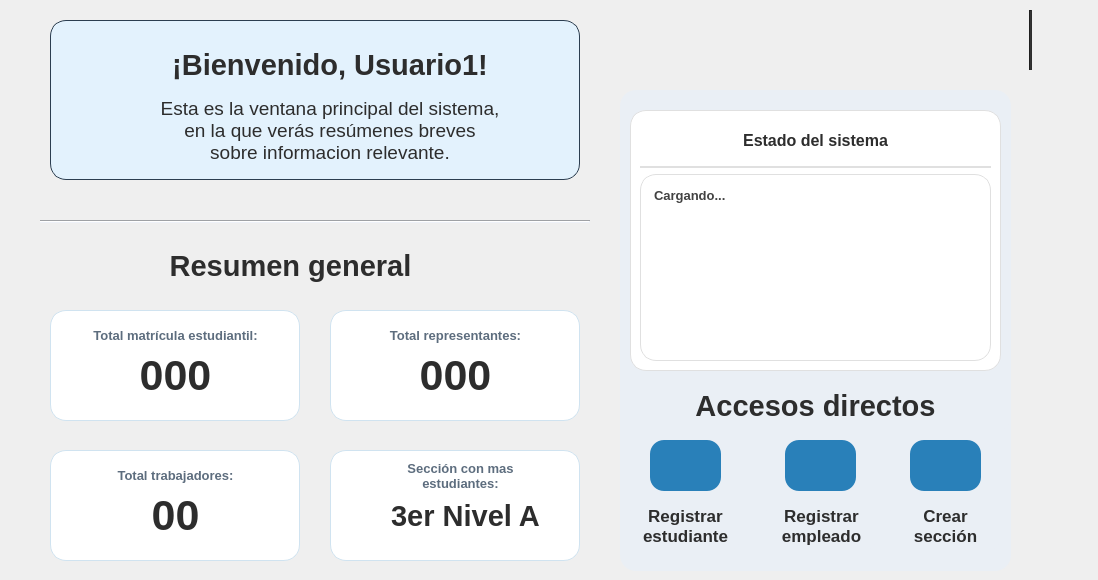
     <widget class="QWidget" name="home">
      <widget class="QFrame" name="frameSaludo">
       <property name="geometry">
        <rect>
         <x>50</x>
         <y>20</y>
         <width>530</width>
         <height>160</height>
        </rect>
       </property>
       <property name="maximumSize">
        <size>
         <width>530</width>
         <height>160</height>
        </size>
       </property>
       <property name="styleSheet">
        <string notr="true">QFrame{
		border-radius: 16px;
		background-color: #E3F2FD;
border: 1.2px solid #2C3E50;
}
QLabel{
	background-color: transparent;
	color: #2d2d2d;
border: transparent;
}</string>
       </property>
       <property name="frameShape">
        <enum>QFrame::Shape::StyledPanel</enum>
       </property>
       <property name="frameShadow">
        <enum>QFrame::Shadow::Raised</enum>
       </property>
       <widget class="QLabel" name="lblSaludo_Icon">
        <property name="geometry">
         <rect>
          <x>30</x>
          <y>40</y>
          <width>60</width>
          <height>60</height>
         </rect>
        </property>
        <property name="maximumSize">
         <size>
          <width>60</width>
          <height>60</height>
         </size>
        </property>
        <property name="text">
         <string/>
        </property>
        <property name="pixmap">
         <pixmap resource="../icons/resources_ui.qrc">:/icons/welcome_b.png</pixmap>
        </property>
        <property name="scaledContents">
         <bool>true</bool>
        </property>
       </widget>
       <widget class="QLabel" name="lblBienvenida">
        <property name="geometry">
         <rect>
          <x>120</x>
          <y>20</y>
          <width>320</width>
          <height>50</height>
         </rect>
        </property>
        <property name="maximumSize">
         <size>
          <width>320</width>
          <height>50</height>
         </size>
        </property>
        <property name="font">
         <font>
          <family>Segoe UI</family>
          <pointsize>22</pointsize>
          <bold>true</bold>
         </font>
        </property>
        <property name="styleSheet">
         <string notr="true"/>
        </property>
        <property name="text">
         <string>¡Bienvenido, Usuario1!</string>
        </property>
        <property name="alignment">
         <set>Qt::AlignmentFlag::AlignCenter</set>
        </property>
       </widget>
       <widget class="QLabel" name="lblSaludo_Descript">
        <property name="geometry">
         <rect>
          <x>110</x>
          <y>70</y>
          <width>340</width>
          <height>80</height>
         </rect>
        </property>
        <property name="maximumSize">
         <size>
          <width>340</width>
          <height>80</height>
         </size>
        </property>
        <property name="font">
         <font>
          <family>Segoe UI</family>
          <pointsize>14</pointsize>
          <bold>false</bold>
         </font>
        </property>
        <property name="styleSheet">
         <string notr="true"/>
        </property>
        <property name="text">
         <string>Esta es la ventana principal del sistema, en la que verás resúmenes breves sobre informacion relevante.</string>
        </property>
        <property name="scaledContents">
         <bool>false</bool>
        </property>
        <property name="alignment">
         <set>Qt::AlignmentFlag::AlignCenter</set>
        </property>
        <property name="wordWrap">
         <bool>true</bool>
        </property>
       </widget>
      </widget>
      <widget class="QFrame" name="frameAccesosDirectos">
       <property name="geometry">
        <rect>
         <x>620</x>
         <y>90</y>
         <width>391</width>
         <height>481</height>
        </rect>
       </property>
       <property name="minimumSize">
        <size>
         <width>0</width>
         <height>100</height>
        </size>
       </property>
       <property name="maximumSize">
        <size>
         <width>16777215</width>
         <height>540</height>
        </size>
       </property>
       <property name="styleSheet">
        <string notr="true">QFrame{
	background-color: rgb(234, 239, 245);
	
	border-radius: 16px;
}
QLabel{
	color: #333333;
}</string>
       </property>
       <property name="frameShape">
        <enum>QFrame::Shape::StyledPanel</enum>
       </property>
       <property name="frameShadow">
        <enum>QFrame::Shadow::Raised</enum>
       </property>
       <widget class="QPushButton" name="btnAccesoDirecto_reg_estu">
        <property name="geometry">
         <rect>
          <x>30</x>
          <y>350</y>
          <width>71</width>
          <height>51</height>
         </rect>
        </property>
        <property name="sizePolicy">
         <sizepolicy hsizetype="Minimum" vsizetype="Fixed">
          <horstretch>0</horstretch>
          <verstretch>0</verstretch>
         </sizepolicy>
        </property>
        <property name="minimumSize">
         <size>
          <width>40</width>
          <height>40</height>
         </size>
        </property>
        <property name="maximumSize">
         <size>
          <width>200</width>
          <height>60</height>
         </size>
        </property>
        <property name="font">
         <font>
          <family>Segoe UI</family>
          <pointsize>13</pointsize>
          <bold>true</bold>
         </font>
        </property>
        <property name="cursor">
         <cursorShape>PointingHandCursor</cursorShape>
        </property>
        <property name="layoutDirection">
         <enum>Qt::LayoutDirection::LeftToRight</enum>
        </property>
        <property name="autoFillBackground">
         <bool>false</bool>
        </property>
        <property name="styleSheet">
         <string notr="true">QPushButton {
   background-color: #2980b9;
    color: #F3F6FF;
    border: none;
    padding: 8px 6px;
    border-radius: 14px;
}
QPushButton:hover {
	background-color: #0D47A1;
}</string>
        </property>
        <property name="text">
         <string/>
        </property>
        <property name="icon">
         <iconset resource="../icons/resources_ui.qrc">
          <normaloff>:/icons/estudiante_w.png</normaloff>:/icons/estudiante_w.png</iconset>
        </property>
        <property name="iconSize">
         <size>
          <width>24</width>
          <height>24</height>
         </size>
        </property>
       </widget>
       <widget class="QLabel" name="lblResumenGeneral_6">
        <property name="geometry">
         <rect>
          <x>10</x>
          <y>410</y>
          <width>111</width>
          <height>51</height>
         </rect>
        </property>
        <property name="font">
         <font>
          <family>Segoe UI</family>
          <pointsize>13</pointsize>
          <bold>true</bold>
         </font>
        </property>
        <property name="styleSheet">
         <string notr="true">color: #2d2d2d</string>
        </property>
        <property name="text">
         <string>Registrar estudiante</string>
        </property>
        <property name="alignment">
         <set>Qt::AlignmentFlag::AlignCenter</set>
        </property>
        <property name="wordWrap">
         <bool>true</bool>
        </property>
       </widget>
       <widget class="QLabel" name="lblResumenGeneral_7">
        <property name="geometry">
         <rect>
          <x>0</x>
          <y>290</y>
          <width>391</width>
          <height>51</height>
         </rect>
        </property>
        <property name="font">
         <font>
          <family>Segoe UI</family>
          <pointsize>22</pointsize>
          <bold>true</bold>
         </font>
        </property>
        <property name="styleSheet">
         <string notr="true">color: #2d2d2d</string>
        </property>
        <property name="text">
         <string>Accesos directos</string>
        </property>
        <property name="alignment">
         <set>Qt::AlignmentFlag::AlignCenter</set>
        </property>
       </widget>
       <widget class="QLabel" name="lblResumenGeneral_8">
        <property name="geometry">
         <rect>
          <x>146</x>
          <y>410</y>
          <width>111</width>
          <height>51</height>
         </rect>
        </property>
        <property name="font">
         <font>
          <family>Segoe UI</family>
          <pointsize>13</pointsize>
          <bold>true</bold>
         </font>
        </property>
        <property name="styleSheet">
         <string notr="true">color: #2d2d2d</string>
        </property>
        <property name="text">
         <string>Registrar empleado</string>
        </property>
        <property name="alignment">
         <set>Qt::AlignmentFlag::AlignCenter</set>
        </property>
        <property name="wordWrap">
         <bool>true</bool>
        </property>
       </widget>
       <widget class="QPushButton" name="btnAccesoDirecto_reg_emple">
        <property name="geometry">
         <rect>
          <x>165</x>
          <y>350</y>
          <width>71</width>
          <height>51</height>
         </rect>
        </property>
        <property name="sizePolicy">
         <sizepolicy hsizetype="Minimum" vsizetype="Fixed">
          <horstretch>0</horstretch>
          <verstretch>0</verstretch>
         </sizepolicy>
        </property>
        <property name="minimumSize">
         <size>
          <width>40</width>
          <height>40</height>
         </size>
        </property>
        <property name="maximumSize">
         <size>
          <width>200</width>
          <height>60</height>
         </size>
        </property>
        <property name="font">
         <font>
          <family>Segoe UI</family>
          <pointsize>13</pointsize>
          <bold>true</bold>
         </font>
        </property>
        <property name="cursor">
         <cursorShape>PointingHandCursor</cursorShape>
        </property>
        <property name="layoutDirection">
         <enum>Qt::LayoutDirection::LeftToRight</enum>
        </property>
        <property name="autoFillBackground">
         <bool>false</bool>
        </property>
        <property name="styleSheet">
         <string notr="true">QPushButton {
   background-color: #2980b9;
    color: #F3F6FF;
    border: none;
    padding: 8px 6px;
    border-radius: 14px;
}
QPushButton:hover {
	background-color: #0D47A1;
}</string>
        </property>
        <property name="text">
         <string/>
        </property>
        <property name="icon">
         <iconset resource="../icons/resources_ui.qrc">
          <normaloff>:/icons/empleado_w.png</normaloff>:/icons/empleado_w.png</iconset>
        </property>
        <property name="iconSize">
         <size>
          <width>24</width>
          <height>24</height>
         </size>
        </property>
       </widget>
       <widget class="QLabel" name="lblResumenGeneral_9">
        <property name="geometry">
         <rect>
          <x>270</x>
          <y>410</y>
          <width>111</width>
          <height>51</height>
         </rect>
        </property>
        <property name="font">
         <font>
          <family>Segoe UI</family>
          <pointsize>13</pointsize>
          <bold>true</bold>
         </font>
        </property>
        <property name="styleSheet">
         <string notr="true">color: #2d2d2d</string>
        </property>
        <property name="text">
         <string>Crear sección</string>
        </property>
        <property name="alignment">
         <set>Qt::AlignmentFlag::AlignCenter</set>
        </property>
        <property name="wordWrap">
         <bool>true</bool>
        </property>
       </widget>
       <widget class="QPushButton" name="btnAccesoDirecto_secciones">
        <property name="geometry">
         <rect>
          <x>290</x>
          <y>350</y>
          <width>71</width>
          <height>51</height>
         </rect>
        </property>
        <property name="sizePolicy">
         <sizepolicy hsizetype="Minimum" vsizetype="Fixed">
          <horstretch>0</horstretch>
          <verstretch>0</verstretch>
         </sizepolicy>
        </property>
        <property name="minimumSize">
         <size>
          <width>40</width>
          <height>40</height>
         </size>
        </property>
        <property name="maximumSize">
         <size>
          <width>200</width>
          <height>60</height>
         </size>
        </property>
        <property name="font">
         <font>
          <family>Segoe UI</family>
          <pointsize>13</pointsize>
          <bold>true</bold>
         </font>
        </property>
        <property name="cursor">
         <cursorShape>PointingHandCursor</cursorShape>
        </property>
        <property name="layoutDirection">
         <enum>Qt::LayoutDirection::LeftToRight</enum>
        </property>
        <property name="autoFillBackground">
         <bool>false</bool>
        </property>
        <property name="styleSheet">
         <string notr="true">QPushButton {
   background-color: #2980b9;
    color: #F3F6FF;
    border: none;
    padding: 8px 6px;
    border-radius: 14px;
}
QPushButton:hover {
	background-color: #0D47A1;
}</string>
        </property>
        <property name="text">
         <string/>
        </property>
        <property name="icon">
         <iconset resource="../icons/resources_ui.qrc">
          <normaloff>:/icons/seccion2_w.png</normaloff>:/icons/seccion2_w.png</iconset>
        </property>
        <property name="iconSize">
         <size>
          <width>24</width>
          <height>24</height>
         </size>
        </property>
       </widget>
       <widget class="QFrame" name="frNotificaciones_home">
        <property name="geometry">
         <rect>
          <x>10</x>
          <y>20</y>
          <width>371</width>
          <height>261</height>
         </rect>
        </property>
        <property name="styleSheet">
         <string notr="true">QFrame {
    background-color: #ffffff;
    border-radius: 16px;
    border: 1px solid #e0e0e0;
}</string>
        </property>
        <property name="frameShape">
         <enum>QFrame::Shape::StyledPanel</enum>
        </property>
        <property name="frameShadow">
         <enum>QFrame::Shadow::Raised</enum>
        </property>
        <layout class="QVBoxLayout" name="verticalLayout_3">
         <item>
          <widget class="QLabel" name="lblTituloNotif_home">
           <property name="maximumSize">
            <size>
             <width>351</width>
             <height>40</height>
            </size>
           </property>
           <property name="font">
            <font>
             <family>Segoe UI</family>
             <pointsize>12</pointsize>
             <bold>true</bold>
            </font>
           </property>
           <property name="styleSheet">
            <string notr="true">color: #2d2d2d;
background-color: transparent;
border: transparent;</string>
           </property>
           <property name="text">
            <string>Estado del sistema</string>
           </property>
           <property name="alignment">
            <set>Qt::AlignmentFlag::AlignCenter</set>
           </property>
          </widget>
         </item>
         <item>
          <widget class="Line" name="line">
           <property name="maximumSize">
            <size>
             <width>16777215</width>
             <height>2</height>
            </size>
           </property>
           <property name="styleSheet">
            <string notr="true">background-color: rgb(234, 239, 245);</string>
           </property>
           <property name="orientation">
            <enum>Qt::Orientation::Horizontal</enum>
           </property>
          </widget>
         </item>
         <item>
          <widget class="QLabel" name="lblNotificaciones_home">
           <property name="font">
            <font>
             <family>Segoe UI</family>
             <pointsize>10</pointsize>
             <bold>true</bold>
            </font>
           </property>
           <property name="styleSheet">
            <string notr="true">QLabel {
    color: #424242;
    padding: 10px;
    line-height: 1.5;
}</string>
           </property>
           <property name="text">
            <string>Cargando...</string>
           </property>
           <property name="alignment">
            <set>Qt::AlignmentFlag::AlignLeading|Qt::AlignmentFlag::AlignLeft|Qt::AlignmentFlag::AlignTop</set>
           </property>
           <property name="wordWrap">
            <bool>true</bool>
           </property>
          </widget>
         </item>
        </layout>
       </widget>
      </widget>
      <widget class="QFrame" name="frMatricula_home">
       <property name="geometry">
        <rect>
         <x>50</x>
         <y>310</y>
         <width>250</width>
         <height>111</height>
        </rect>
       </property>
       <property name="minimumSize">
        <size>
         <width>230</width>
         <height>0</height>
        </size>
       </property>
       <property name="maximumSize">
        <size>
         <width>260</width>
         <height>16777215</height>
        </size>
       </property>
       <property name="styleSheet">
        <string notr="true">QFrame {
    background-color: #FFFFFF;
    border: 1.2px solid #D0E3F0;
    border-radius: 16px;
}
QLabel{
	border: transparent;
	color: #0B1321;
}</string>
       </property>
       <property name="frameShape">
        <enum>QFrame::Shape::StyledPanel</enum>
       </property>
       <property name="frameShadow">
        <enum>QFrame::Shadow::Raised</enum>
       </property>
       <widget class="QLabel" name="lblTarjeta1_icon">
        <property name="geometry">
         <rect>
          <x>20</x>
          <y>50</y>
          <width>31</width>
          <height>31</height>
         </rect>
        </property>
        <property name="font">
         <font>
          <family>Segoe UI</family>
          <pointsize>1</pointsize>
         </font>
        </property>
        <property name="text">
         <string/>
        </property>
        <property name="pixmap">
         <pixmap resource="../icons/resources_ui.qrc">:/icons/matricula.png</pixmap>
        </property>
        <property name="scaledContents">
         <bool>true</bool>
        </property>
       </widget>
       <widget class="QLabel" name="lblTarjeta1_Titulo">
        <property name="geometry">
         <rect>
          <x>40</x>
          <y>10</y>
          <width>171</width>
          <height>31</height>
         </rect>
        </property>
        <property name="font">
         <font>
          <family>Segoe UI</family>
          <pointsize>10</pointsize>
          <bold>true</bold>
         </font>
        </property>
        <property name="styleSheet">
         <string notr="true">color: #5d6d7e</string>
        </property>
        <property name="text">
         <string>Total matrícula estudiantil:</string>
        </property>
        <property name="alignment">
         <set>Qt::AlignmentFlag::AlignCenter</set>
        </property>
        <property name="wordWrap">
         <bool>true</bool>
        </property>
       </widget>
       <widget class="QLabel" name="lblMatricula_home">
        <property name="geometry">
         <rect>
          <x>70</x>
          <y>40</y>
          <width>111</width>
          <height>51</height>
         </rect>
        </property>
        <property name="font">
         <font>
          <family>Segoe UI</family>
          <pointsize>32</pointsize>
          <bold>true</bold>
         </font>
        </property>
        <property name="styleSheet">
         <string notr="true">color: #2d2d2d</string>
        </property>
        <property name="text">
         <string>000</string>
        </property>
        <property name="alignment">
         <set>Qt::AlignmentFlag::AlignCenter</set>
        </property>
        <property name="wordWrap">
         <bool>true</bool>
        </property>
       </widget>
      </widget>
      <widget class="Line" name="lineSeparadora">
       <property name="geometry">
        <rect>
         <x>40</x>
         <y>220</y>
         <width>550</width>
         <height>3</height>
        </rect>
       </property>
       <property name="minimumSize">
        <size>
         <width>550</width>
         <height>3</height>
        </size>
       </property>
       <property name="maximumSize">
        <size>
         <width>560</width>
         <height>3</height>
        </size>
       </property>
       <property name="styleSheet">
        <string notr="true">background-color: #eef1f8;</string>
       </property>
       <property name="orientation">
        <enum>Qt::Orientation::Horizontal</enum>
       </property>
      </widget>
      <widget class="QLabel" name="lblResumenGeneral">
       <property name="geometry">
        <rect>
         <x>130</x>
         <y>240</y>
         <width>321</width>
         <height>51</height>
        </rect>
       </property>
       <property name="font">
        <font>
         <family>Segoe UI</family>
         <pointsize>22</pointsize>
         <bold>true</bold>
        </font>
       </property>
       <property name="styleSheet">
        <string notr="true">color: #2d2d2d</string>
       </property>
       <property name="text">
        <string>Resumen general</string>
       </property>
       <property name="alignment">
        <set>Qt::AlignmentFlag::AlignCenter</set>
       </property>
      </widget>
      <widget class="QFrame" name="frRepresentantes_home">
       <property name="geometry">
        <rect>
         <x>330</x>
         <y>310</y>
         <width>250</width>
         <height>111</height>
        </rect>
       </property>
       <property name="minimumSize">
        <size>
         <width>250</width>
         <height>0</height>
        </size>
       </property>
       <property name="maximumSize">
        <size>
         <width>250</width>
         <height>16777215</height>
        </size>
       </property>
       <property name="styleSheet">
        <string notr="true">QFrame {
    background-color: #FFFFFF;
    border: 1.2px solid #D0E3F0;
    border-radius: 16px;
}
QLabel{
	border: transparent;
	color: #0B1321;
}</string>
       </property>
       <property name="frameShape">
        <enum>QFrame::Shape::StyledPanel</enum>
       </property>
       <property name="frameShadow">
        <enum>QFrame::Shadow::Raised</enum>
       </property>
       <widget class="QLabel" name="lblTarjeta1_icon_3">
        <property name="geometry">
         <rect>
          <x>20</x>
          <y>50</y>
          <width>31</width>
          <height>31</height>
         </rect>
        </property>
        <property name="font">
         <font>
          <family>Segoe UI</family>
          <pointsize>1</pointsize>
         </font>
        </property>
        <property name="text">
         <string/>
        </property>
        <property name="pixmap">
         <pixmap resource="../icons/resources_ui.qrc">:/icons/representantes.png</pixmap>
        </property>
        <property name="scaledContents">
         <bool>true</bool>
        </property>
       </widget>
       <widget class="QLabel" name="lblTarjeta1_Titulo_3">
        <property name="geometry">
         <rect>
          <x>40</x>
          <y>10</y>
          <width>171</width>
          <height>31</height>
         </rect>
        </property>
        <property name="font">
         <font>
          <family>Segoe UI</family>
          <pointsize>10</pointsize>
          <bold>true</bold>
         </font>
        </property>
        <property name="styleSheet">
         <string notr="true">color: #5d6d7e</string>
        </property>
        <property name="text">
         <string>Total representantes:</string>
        </property>
        <property name="alignment">
         <set>Qt::AlignmentFlag::AlignCenter</set>
        </property>
        <property name="wordWrap">
         <bool>true</bool>
        </property>
       </widget>
       <widget class="QLabel" name="lblRepresentantes_home">
        <property name="geometry">
         <rect>
          <x>70</x>
          <y>40</y>
          <width>111</width>
          <height>51</height>
         </rect>
        </property>
        <property name="font">
         <font>
          <family>Segoe UI</family>
          <pointsize>32</pointsize>
          <bold>true</bold>
         </font>
        </property>
        <property name="styleSheet">
         <string notr="true">color: #2d2d2d</string>
        </property>
        <property name="text">
         <string>000</string>
        </property>
        <property name="alignment">
         <set>Qt::AlignmentFlag::AlignCenter</set>
        </property>
        <property name="wordWrap">
         <bool>true</bool>
        </property>
       </widget>
      </widget>
      <widget class="QFrame" name="frTrabajadores_home">
       <property name="geometry">
        <rect>
         <x>50</x>
         <y>450</y>
         <width>250</width>
         <height>111</height>
        </rect>
       </property>
       <property name="minimumSize">
        <size>
         <width>250</width>
         <height>0</height>
        </size>
       </property>
       <property name="maximumSize">
        <size>
         <width>250</width>
         <height>16777215</height>
        </size>
       </property>
       <property name="styleSheet">
        <string notr="true">QFrame {
    background-color: #FFFFFF;
    border: 1.2px solid #D0E3F0;
    border-radius: 16px;
}
QLabel{
	border: transparent;
	color: #0B1321;
}</string>
       </property>
       <property name="frameShape">
        <enum>QFrame::Shape::StyledPanel</enum>
       </property>
       <property name="frameShadow">
        <enum>QFrame::Shadow::Raised</enum>
       </property>
       <widget class="QLabel" name="lblTarjeta1_icon_4">
        <property name="geometry">
         <rect>
          <x>20</x>
          <y>50</y>
          <width>31</width>
          <height>31</height>
         </rect>
        </property>
        <property name="font">
         <font>
          <family>Segoe UI</family>
          <pointsize>1</pointsize>
         </font>
        </property>
        <property name="text">
         <string/>
        </property>
        <property name="pixmap">
         <pixmap resource="../icons/resources_ui.qrc">:/icons/empleados_female.png</pixmap>
        </property>
        <property name="scaledContents">
         <bool>true</bool>
        </property>
       </widget>
       <widget class="QLabel" name="lblTarjeta1_Titulo_4">
        <property name="geometry">
         <rect>
          <x>40</x>
          <y>10</y>
          <width>171</width>
          <height>31</height>
         </rect>
        </property>
        <property name="font">
         <font>
          <family>Segoe UI</family>
          <pointsize>10</pointsize>
          <bold>true</bold>
         </font>
        </property>
        <property name="styleSheet">
         <string notr="true">color: #5d6d7e</string>
        </property>
        <property name="text">
         <string>Total trabajadores:</string>
        </property>
        <property name="alignment">
         <set>Qt::AlignmentFlag::AlignCenter</set>
        </property>
        <property name="wordWrap">
         <bool>true</bool>
        </property>
       </widget>
       <widget class="QLabel" name="lblEmpleados_home">
        <property name="geometry">
         <rect>
          <x>70</x>
          <y>40</y>
          <width>111</width>
          <height>51</height>
         </rect>
        </property>
        <property name="font">
         <font>
          <family>Segoe UI</family>
          <pointsize>32</pointsize>
          <bold>true</bold>
         </font>
        </property>
        <property name="styleSheet">
         <string notr="true">color: #2d2d2d</string>
        </property>
        <property name="text">
         <string>00</string>
        </property>
        <property name="alignment">
         <set>Qt::AlignmentFlag::AlignCenter</set>
        </property>
        <property name="wordWrap">
         <bool>true</bool>
        </property>
       </widget>
      </widget>
      <widget class="QFrame" name="frSeccion_home">
       <property name="geometry">
        <rect>
         <x>330</x>
         <y>450</y>
         <width>250</width>
         <height>111</height>
        </rect>
       </property>
       <property name="minimumSize">
        <size>
         <width>250</width>
         <height>0</height>
        </size>
       </property>
       <property name="maximumSize">
        <size>
         <width>250</width>
         <height>16777215</height>
        </size>
       </property>
       <property name="styleSheet">
        <string notr="true">QFrame {
    background-color: #FFFFFF;
    border: 1.2px solid #D0E3F0;
    border-radius: 16px;
}
QLabel{
	border: transparent;
	color: #0B1321;
}</string>
       </property>
       <property name="frameShape">
        <enum>QFrame::Shape::StyledPanel</enum>
       </property>
       <property name="frameShadow">
        <enum>QFrame::Shadow::Raised</enum>
       </property>
       <widget class="QLabel" name="lblTarjeta1_icon_5">
        <property name="geometry">
         <rect>
          <x>20</x>
          <y>50</y>
          <width>31</width>
          <height>31</height>
         </rect>
        </property>
        <property name="font">
         <font>
          <family>Segoe UI</family>
          <pointsize>1</pointsize>
         </font>
        </property>
        <property name="text">
         <string/>
        </property>
        <property name="pixmap">
         <pixmap resource="../icons/resources_ui.qrc">:/icons/seccion.png</pixmap>
        </property>
        <property name="scaledContents">
         <bool>true</bool>
        </property>
       </widget>
       <widget class="QLabel" name="lblTarjeta1_Titulo_5">
        <property name="geometry">
         <rect>
          <x>40</x>
          <y>10</y>
          <width>181</width>
          <height>31</height>
         </rect>
        </property>
        <property name="font">
         <font>
          <family>Segoe UI</family>
          <pointsize>10</pointsize>
          <bold>true</bold>
         </font>
        </property>
        <property name="styleSheet">
         <string notr="true">color: #5d6d7e</string>
        </property>
        <property name="text">
         <string>Sección con mas estudiantes:</string>
        </property>
        <property name="alignment">
         <set>Qt::AlignmentFlag::AlignCenter</set>
        </property>
        <property name="wordWrap">
         <bool>true</bool>
        </property>
       </widget>
       <widget class="QLabel" name="lblSeccion_home">
        <property name="geometry">
         <rect>
          <x>30</x>
          <y>30</y>
          <width>211</width>
          <height>71</height>
         </rect>
        </property>
        <property name="font">
         <font>
          <family>Segoe UI</family>
          <pointsize>22</pointsize>
          <bold>true</bold>
         </font>
        </property>
        <property name="styleSheet">
         <string notr="true">color: #2d2d2d;
background-color: transparent;</string>
        </property>
        <property name="text">
         <string>3er Nivel A</string>
        </property>
        <property name="alignment">
         <set>Qt::AlignmentFlag::AlignCenter</set>
        </property>
        <property name="wordWrap">
         <bool>true</bool>
        </property>
       </widget>
      </widget>
      <widget class="QLabel" name="lblLogo_dashboard">
       <property name="geometry">
        <rect>
         <x>880</x>
         <y>10</y>
         <width>140</width>
         <height>60</height>
        </rect>
       </property>
       <property name="minimumSize">
        <size>
         <width>140</width>
         <height>60</height>
        </size>
       </property>
       <property name="maximumSize">
        <size>
         <width>140</width>
         <height>60</height>
        </size>
       </property>
       <property name="font">
        <font>
         <family>Segoe UI</family>
         <pointsize>19</pointsize>
         <bold>true</bold>
        </font>
       </property>
       <property name="styleSheet">
        <string notr="true">color: #2d2d2d</string>
       </property>
       <property name="frameShape">
        <enum>QFrame::Shape::NoFrame</enum>
       </property>
       <property name="frameShadow">
        <enum>QFrame::Shadow::Plain</enum>
       </property>
       <property name="text">
        <string/>
       </property>
       <property name="pixmap">
        <pixmap resource="../icons/resources_ui.qrc">:/logos/SIRA_logo_cut.png</pixmap>
       </property>
       <property name="scaledContents">
        <bool>true</bool>
       </property>
       <property name="alignment">
        <set>Qt::AlignmentFlag::AlignRight|Qt::AlignmentFlag::AlignTrailing|Qt::AlignmentFlag::AlignVCenter</set>
       </property>
       <property name="wordWrap">
        <bool>true</bool>
       </property>
       <property name="indent">
        <number>0</number>
       </property>
      </widget>
      <widget class="QLabel" name="lblLogo_dashboard_escuela">
       <property name="geometry">
        <rect>
         <x>1039</x>
         <y>10</y>
         <width>50</width>
         <height>60</height>
        </rect>
       </property>
       <property name="minimumSize">
        <size>
         <width>50</width>
         <height>60</height>
        </size>
       </property>
       <property name="maximumSize">
        <size>
         <width>50</width>
         <height>60</height>
        </size>
       </property>
       <property name="text">
        <string/>
       </property>
       <property name="pixmap">
        <pixmap resource="../icons/resources_ui.qrc">:/logos/logo_escuela_sinFondo.png</pixmap>
       </property>
       <property name="scaledContents">
        <bool>true</bool>
       </property>
      </widget>
      <widget class="Line" name="line_8">
       <property name="geometry">
        <rect>
         <x>1029</x>
         <y>10</y>
         <width>3</width>
         <height>60</height>
        </rect>
       </property>
       <property name="minimumSize">
        <size>
         <width>3</width>
         <height>60</height>
        </size>
       </property>
       <property name="maximumSize">
        <size>
         <width>3</width>
         <height>60</height>
        </size>
       </property>
       <property name="styleSheet">
        <string notr="true">background-color: #2d2d2d;</string>
       </property>
       <property name="orientation">
        <enum>Qt::Orientation::Vertical</enum>
       </property>
      </widget>
     </widget>
